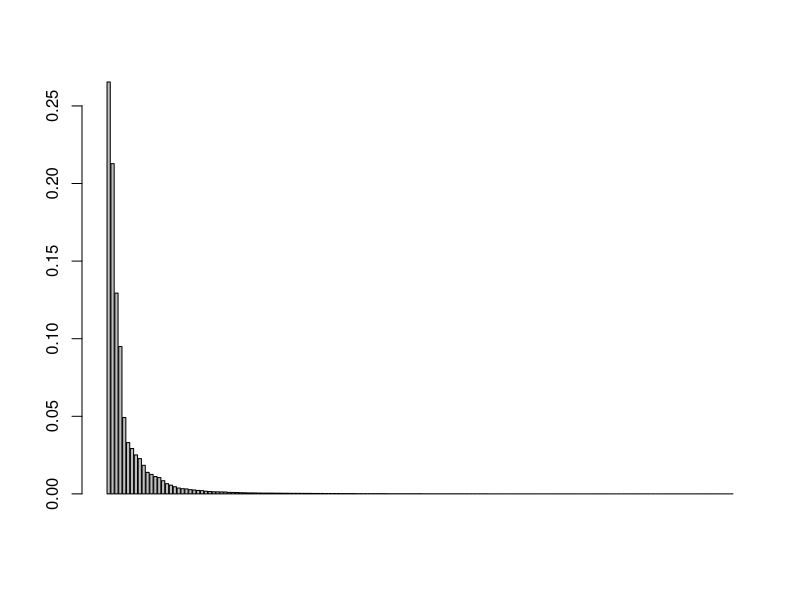
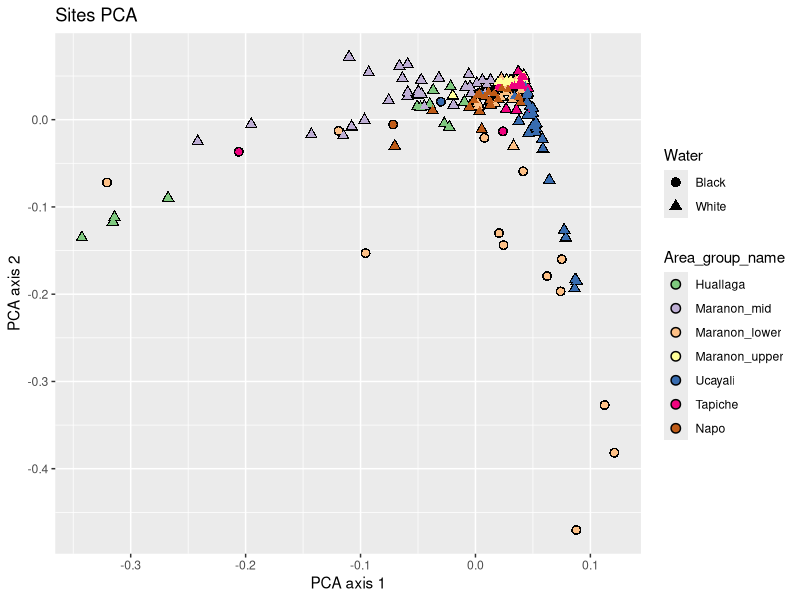
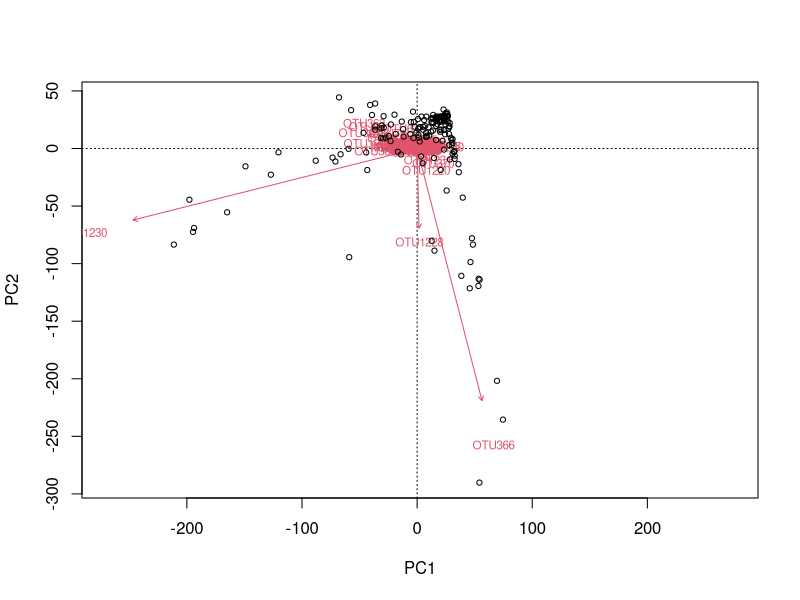
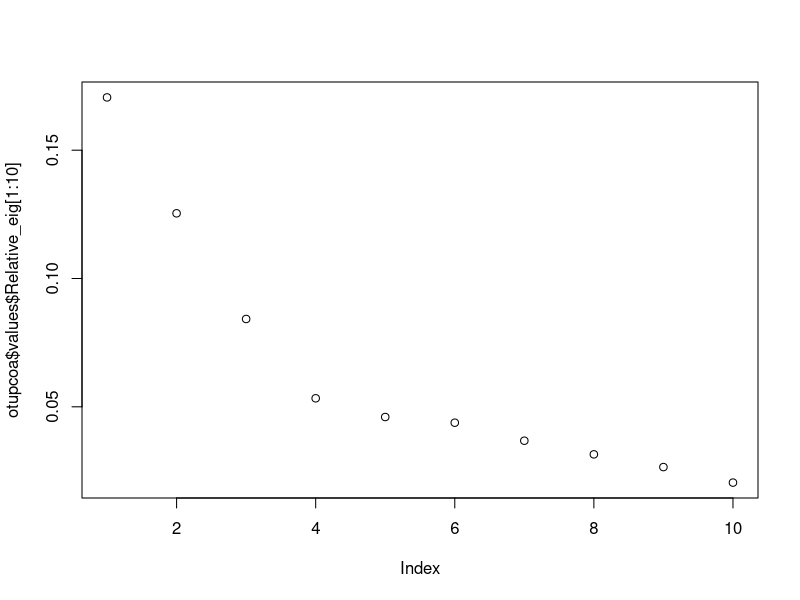
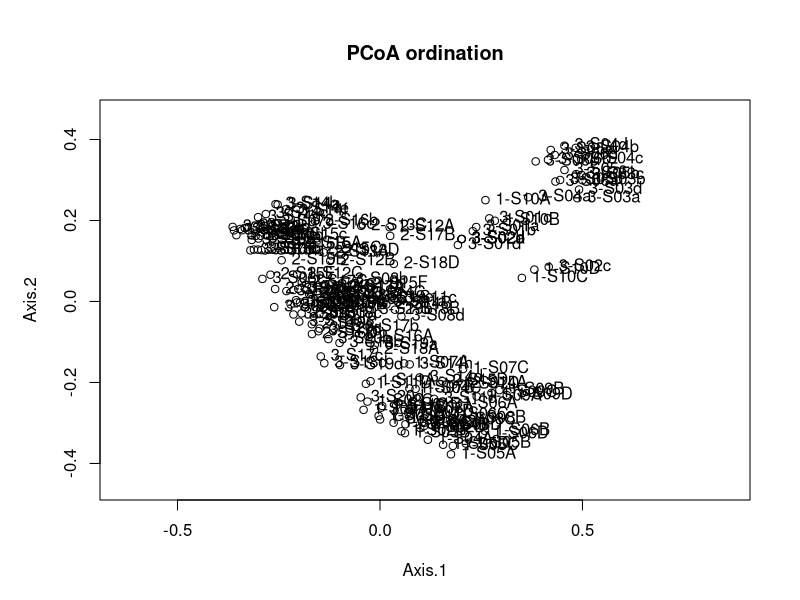
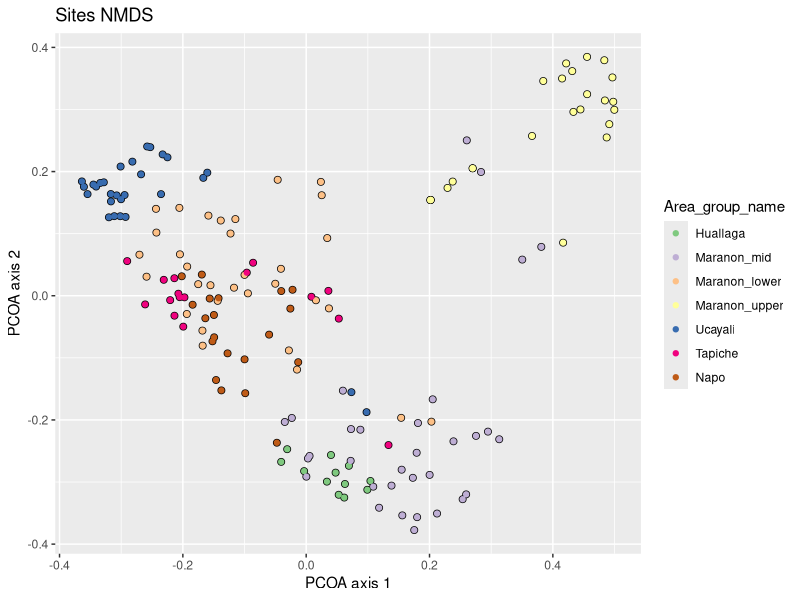
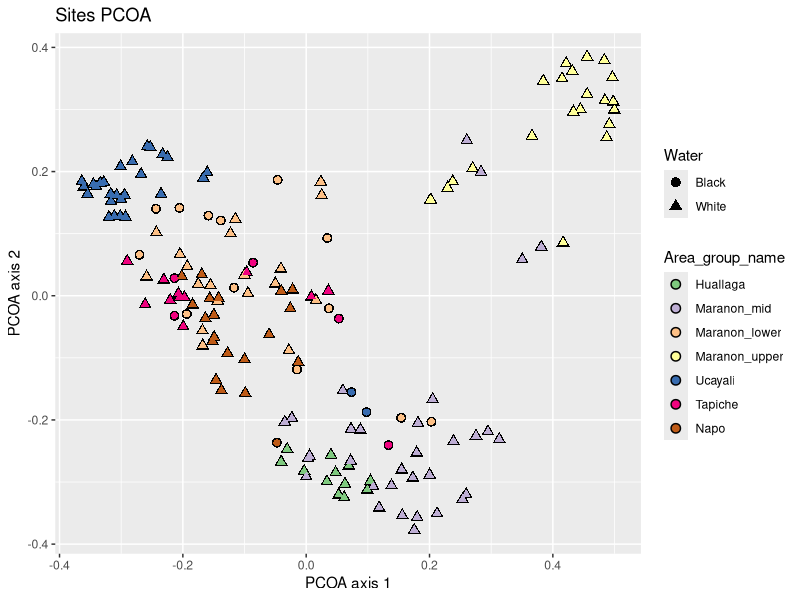
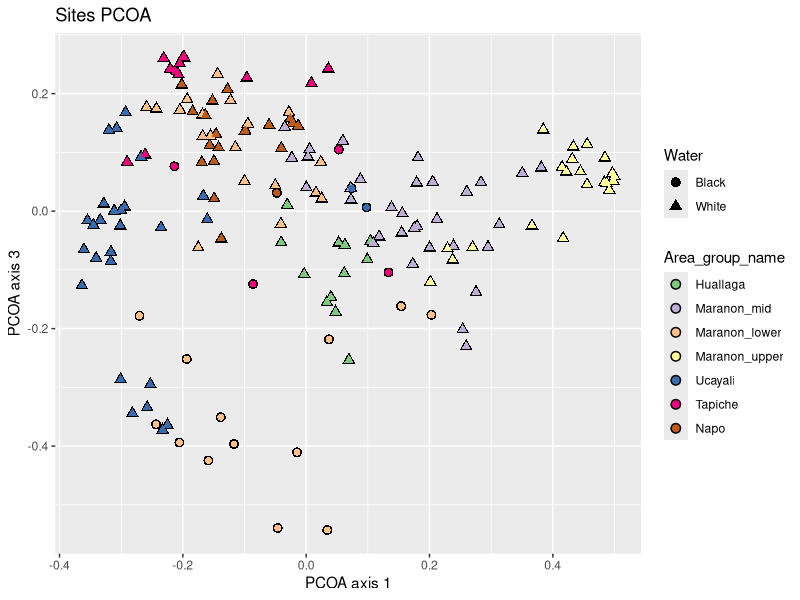

Recreate these plots in R, in order. (Note: a time limit stopped this script after it produced the figures.)
#setwd("~/")
setwd("~/Documents/Stats/Project/amazon-rivers/")

library(vegan)
library(ape)
library(dplyr)
library(ggplot2)
library(magrittr)
library(cluster)

wwf =read.table(file = "WWF_Samples.txt",header =TRUE,sep = "\t",stringsAsFactors = FALSE)
otudata = read.table(file = "WWF_Peru_for_BenCalderhead.csv",sep = ",",stringsAsFactors = FALSE)
otutable<- t(otudata)[-seq(1,8),]
colnames(otutable) <- c("ID",t(otudata)[1,-1])

otudf <- as.data.frame(x=otutable[,-1],stringsAsFactors=FALSE,row.names = otutable[,1])
#otudf$ID <- as.character(otudf$ID)
otudf[,]<- sapply(otudf[,], as.numeric)
wwfdf <- as.data.frame(x=wwf)
wwfdf$Area_group %<>% as.numeric %>% as.factor
wwfdf[,"Area_group_name"] <- sapply(wwfdf[,"Area_group_name"],as.factor)
wwfdf$Water %<>% as.factor

#write.csv(wwfdf,file="wwfdf")
#write.csv(otudf,file = "otudf")
plotfun <- function(data,axis1,axis2){
  mergeddata  <-merge(data,wwfdf[,c("ID","Area_group","Area_group_name","Water")],by.x=0,by.y="ID")
 return( ggplot(mergeddata,aes_string(axis1,axis2,shape = "Water"),size = 2) 
  #geom_point(aes(color=Water),size=2)
  + geom_point(aes(fill = Area_group_name),size=3)
  + geom_point(aes(color = Area_group_name),size=2)
  +scale_colour_brewer(palette = "Accent")    
  )}
#######
# PCA #
#######
PCA <- rda(otudf, scale = FALSE)
barplot(as.vector(PCA$CA$eig)/sum(PCA$CA$eig))
sum(PCA$CA$eig[1:4])/sum(PCA$CA$eig)
# 45% 2D
# 60% 3D
# 70% 4D
plotfun(PCA$CA$u,"PC1","PC2")+labs(title = "Sites PCA",
                                   y ="PCA axis 2",x = "PCA axis 1")
ggsave(filename = "pcaotu12.png",dpi=600)
biplot(PCA, choices = c(1,2), type = c("text", "points"), xlim = c(-5,10)) # biplot of axis 1 vs 2

###############################
# Principal oordinate analysis#
###############################
otudist <- vegdist(otudf,method="bray")
otupcoa <-pcoa(otudist)
plot(otupcoa$values$Relative_eig[1:10])
biplot.pcoa(otupcoa)

pcoam   <- merge(otupcoa$vectors[,1:2],wwfdf[,c("ID","Area_group","Area_group_name")],by.x=0,by.y="ID")
ppcoa   <- ggplot(pcoam,aes_string("Axis.1","Axis.2"))
ppcoa + geom_point(color = "black",size=2)+ geom_point(aes(color = Area_group_name),size=1.5) +labs(title = "Sites NMDS",
        y ="PCOA axis 2",x = "PCOA axis 1") +scale_colour_brewer(palette = "Accent")  
plotfun(otupcoa$vectors[,1:2],"Axis.1","Axis.2") +labs(title = "Sites PCOA",
y ="PCOA axis 2",x = "PCOA axis 1")
ggsave(filename = "pcoaotu12.png",dpi =600)
plotfun(otupcoa$vectors[,1:3],"Axis.1","Axis.3") +labs(title = "Sites PCOA",
                                                       y ="PCOA axis 3",x = "PCOA axis 1")

###################################################################
# Applying NMDS and plotting it using area name for color plotting#
###################################################################
NMDS.scree <- function(x) { #where x is the name of the data frame variable
  plot(rep(1, 10), replicate(10, metaMDS(x,distance="bray", autotransform = F, k = 1)$stress),
       xlim = c(1, 10),ylim = c(0, 0.50), xlab = "# of Dimensions", ylab = "Stress", main = "NMDS stress plot")
  for (i in 1:10) {
    points(rep(i + 1,10),replicate(10, metaMDS(x,distance="bray", autotransform = F, k = i + 1)$stress))
  }
}

autonmds <- function(data,pbool){
  nmds1 <-metaMDS(data,distance = "bray",trace = F,autotransform = F,k=2,trymax = 100)
  if (pbool ==TRUE) {
  # Plot if true
  plot(    plotfun(nmds1$points,"MDS1","MDS2")+
    labs(title = "Sites NMDS",
       y ="NMDS axis 2",x = "NMDS axis 1"))
    stressplot(nmds1)}

  return(nmds1)
}
NMDS.scree(otudf)
# 2 dimensions has a stress betd ween 0.1 and 0.2, 3D has a little bit higher than 0.1
# and 4D around 0.1
set.seed(11235)
nmds1 <-metaMDS(otudf,distance = "bray",trace = F,
                autotransform = F,k=2,trymax = 1000)

#write.csv(x = nmds1$points[,],file = "nmds20dim")
nmdsm <-merge(nmds1$points,wwfdf[,c("ID","Area_group","Area_group_name","Water")],by.x=0,by.y="ID")
plotfun(nmds1$points,"MDS1","MDS2") +labs(title = "Sites NMDS",
                                          y ="NMDS axis 2",x = "NMDS axis 1")
#ggsave(filename = "nmdsotu12.png",dpi=600)

# plotting using ggplot
p <- ggplot(nmdsm,aes(MDS1,MDS2))
p + geom_point(color = "black",size=2)+ geom_point(aes(color = Area_group_name),size=1.5) +labs(title = "Sites NMDS",
 y ="NMDS axis 2",x = "NMDS axis 1") +scale_colour_brewer(palette = "Accent")  
  
stressplot(nmds1)
# good stress plot
# Species nmds is not very informative
otudf %>%
  metaMDS(k=2,trace = F,distance = "bray",autotransform = F,trymax = F) %>%
  ordiplot( display = "species",cex=1,type="t") 
# Environmental variables fitting

waternmds <- envfit(nmds1 ~ Water,wwfdf)
locnmds <- envfit(nmds1~ Easting,wwfdf)
northnmds <- envfit(nmds1~ Northing
                    ,wwfdf)
plot(nmds1,display = "sites")
plot(northnmds)
with(wwfdf,ordisurf(nmds1,Easting,add=TRUE,col = "green"))
with(wwfdf,ordisurf(nmds1,Northing,add=TRUE,col = "red"))
#######
# CCA #
#######

ccaotudf <- cca(otudf ~ Water,wwfdf)
plot(ccaotudf)


#multi dimensional KMeans with bray curtis distance metric


#####################
# Kmeans clustering #
#####################

otudist.pam <- pam(x=otudist,diss = TRUE,k=2)
summary(otudist.pam)
otudf %>% 
  vegdist(method ="bray")%>%
  pam(diss = T,k=2)%>%
  plot(which.plot = 2)

# plots 1 clustplot and 2 silhouette
# clustplot is 2d representation of the observations
# usinf pca or mds and observations are clustered using
# ellipses
plot(otudist.pam,which.plots = 2,labels=2,lines =1)
# Not very informative
###########################
# Alpha diversity metrics #
###########################

specnumber(otudf)
wwfdf$shannon <- diversity(otudf,index = "shannon")
wwfdf$simpson <- diversity(otudf,index = "simpson")

alphaplot <- ggplot(data = wwfdf,aes(x = Easting,y = simpson))
alphaplot + geom_point(aes(shape = Water,col = Area_group_name))

summary(rowSums(otudf))



# large disparity in the total number of reads
which(rowSums(otudf)<10000)
# there are 7 samples that contain less than 10000 reads, we can
# exclude them to see how clustering, and ordination change
exclude <-  !( rownames(otudf) %in% names(which(rowSums(otudf)<10000)))
otudf.min <- otudf[exclude,]
# Running nmds again with 2D
  autonmds(otudf.min,pbool=TRUE)
  ggsave(filename = "nmdsotumin12.png",dpi=600)
  autonmds(otudf,pbool=TRUE)
# Slight difference between the two data sets
# Trying Kmeans to see if there is a difference
    
    otudf.min.bray <-  vegdist(x = otudf.min,method ="bray")
    otupam.bray <- pam(x = otudf.min.bray,diss = T,k=2)
    
    plot(otupam.bray,which.plot = 1)
  

########################
# Meta Data exploration#
########################
nrows(wwf)
#164
sum(wwf[,6]=="White")
#143
wwf[,2] =wwf[,2] -mean(wwf[,2])
wwf[,3] =wwf[,3] -mean(wwf[,3])
plot(wwfdf[,c(2,3)],col = wwfdf$Area_group)
legend(x="topleft",legend = levels(wwfdf$Area_group_name),pch=1,col=levels(wwfdf$Area_group))
identify(x=wwf[,2], y=wwf[,3], labels=wwf[,5]) # identify points 

# Euclidean distnce
# Example including distances
site_distance <-vegdist(distinct(wwfdf[,c("Easting","Northing")]),method = "euclidean")
site_distance.pcoa <- pcoa(D =site_distance)
site_distance %>%
  metaMDS(k=2,autotransform = F) %>%
  ordiplot(choices = c(1,2))
  stressplot()
ggsave(filename = "nmdsdistance.png",dpi =600)
